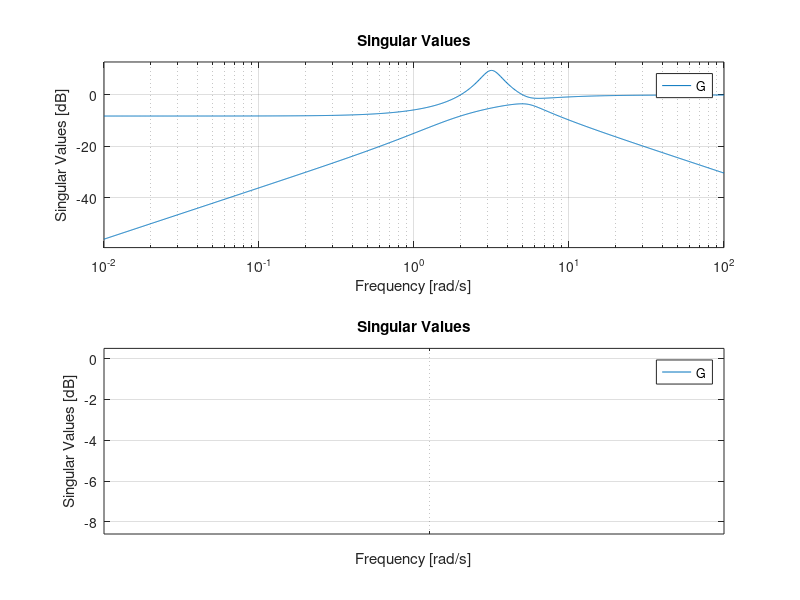

MATLAB code to generate this figure:
clear all; clc;

%%
G = [0, tf([3, 0], [1, 1, 10]); tf([1, 1], [1, 5]), tf(2, [1, 6])];
subplot(2, 1, 1);
sigma(G)
subplot(2, 1, 2);
sigma(G, [], 2)
